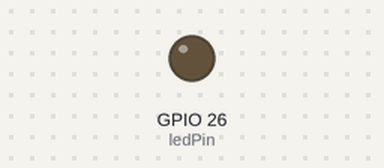
This program was run on a simulated ESP32. Parts: output pins drawn as LEDs (lit = HIGH).

Above: at 0.05 s.
At 1.2 s:
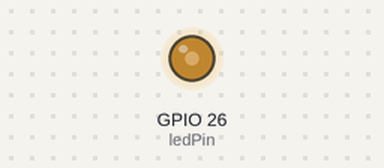
At 2.35 s:
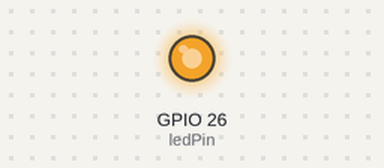
At 4.65 s:
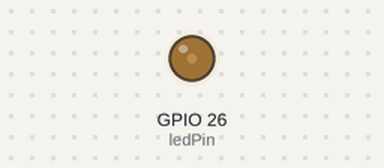
Timing chart, 0 to 6.6 s (numbered marks = the images above):
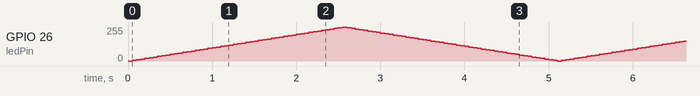

The program:

main.cpp
```cpp
#include <Arduino.h>

const int ledPin = 26;   // GPIO 핀
const int pwmChannel = 0; // 사용할 PWM 채널 (0~15)
const int pwmFreq = 5000; // PWM 주파수 (Hz)
const int pwmResolution = 8; // 해상도 (8비트: 0~255)

int brightness = 0;
int fadeAmount = 5;

void setup() {
  // PWM 채널 설정
  ledcSetup(pwmChannel, pwmFreq, pwmResolution);

  // 채널을 특정 핀에 연결
  ledcAttachPin(ledPin, pwmChannel);
}

void loop() {
  // 현재 밝기값을 PWM 출력
  ledcWrite(pwmChannel, brightness);

  // 밝기 변경
  brightness += fadeAmount;

  // 범위 체크 (0~255 사이 유지)
  if (brightness <= 0 || brightness >= 255) {
    fadeAmount = -fadeAmount; // 반전
  }

  delay(50);
}
```
